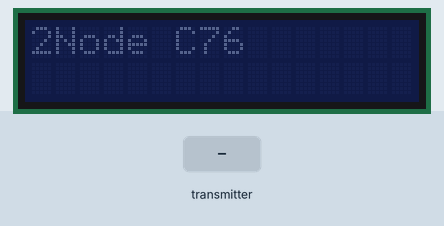
This sketch was run on a simulated Arduino Uno, built with avr-gcc and run on an emulated ATmega328P. Parts: 16×2 character LCD. The test bench sets the inputs (shaded band). No radio packets arrive unless stated; what the sketch prints to the serial monitor is not drawn.

Above: at 0.1 s.
3.3 s: the transmitter starts sending _micros = 0
At 4.5 s:
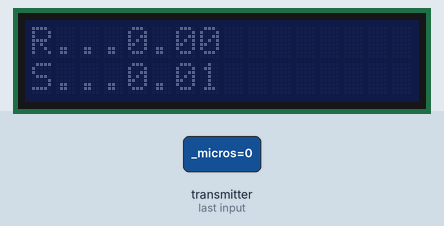
4.8 s: the transmitter starts sending value = 25
At 5.7 s:
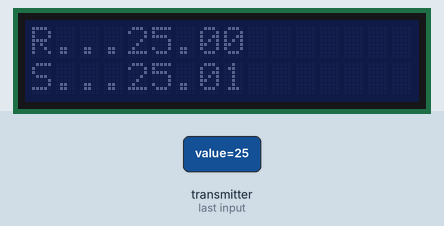
6.3 s: the transmitter starts sending value = 50
At 6.8 s:
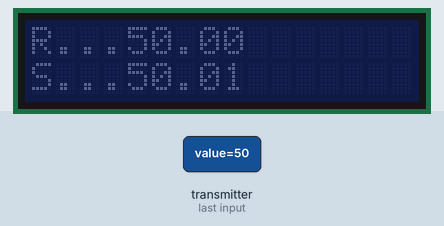
Timing chart, 0 to 9.3 s (numbered marks = the images above; inputs shaded):
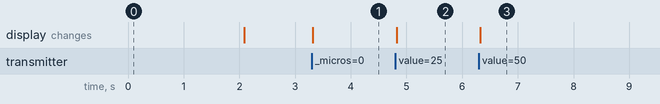

Measured:
- after the input at 3.3 s, the display: changes at once (image 1)
- after the input at 4.8 s, the display: changes at once (image 2)
- after the input at 6.3 s, the display: changes at once (image 3)

The sketch:

pong.ino
```cpp
/*
  Getting Started example sketch for nRF24L01+ radios
  This is a very basic example of how to send data from one node to another
  Updated: Dec 2014 by TMRh20
*/
#include <SPI.h>
#include "RF24.h"
#include <LiquidCrystal_I2C.h>
#include <printf.h>

LiquidCrystal_I2C lcd(0x27, 16, 2);
RF24 radio(7, 8);

/**********************************************************/
byte addresses[][6] = {"1Node", "2Node"};
struct dataStruct {
  unsigned long _micros;
  float value;
} myData;

void setup() {
  printf_begin();
  Serial.begin(115200);
  Serial.println(F("RF24/examples/GettingStarted - pong"));
  lcd.init(); // initialize the lcd
  lcd.noBacklight(); //Close the backlight

  radio.begin();
  // Open a writing and reading pipe on each radio, with opposite addresses
  radio.openWritingPipe(addresses[0]);
  radio.openReadingPipe(1, addresses[1]);
  lcd.print("2Node C");
  lcd.print(radio.getChannel());
  delay(2000);
  radio.printDetails();
  lcd.clear();
  // Start the radio listening for data
  radio.startListening();

}
void loop() {
  /****************** Pong Back Role ***************************/
  if ( radio.available()) {
    lcd.setCursor(0, 0);
    lcd.print("R...");
    while (radio.available()) {                          // While there is data ready
      radio.read( &myData, sizeof(myData) ); // Get the payload
      lcd.print(myData.value);
    }

    radio.stopListening();                               // First, stop listening so we can talk
    myData.value += 0.01;       // Increment the float value
    lcd.setCursor(0, 1);
    lcd.print("S...");
    bool re = radio.write( &myData, sizeof(myData) );              // Send the final one back.
    if (re) {
      lcd.print(myData.value);
    } else {
      lcd.print("Fail");
    }
    radio.startListening();                              // Now, resume listening so we catch the next packets.
    Serial.print(F("Sent response "));
    Serial.print(myData._micros);
    Serial.print(F(" : "));
    Serial.println(myData.value);
  }
} // Loop
```
